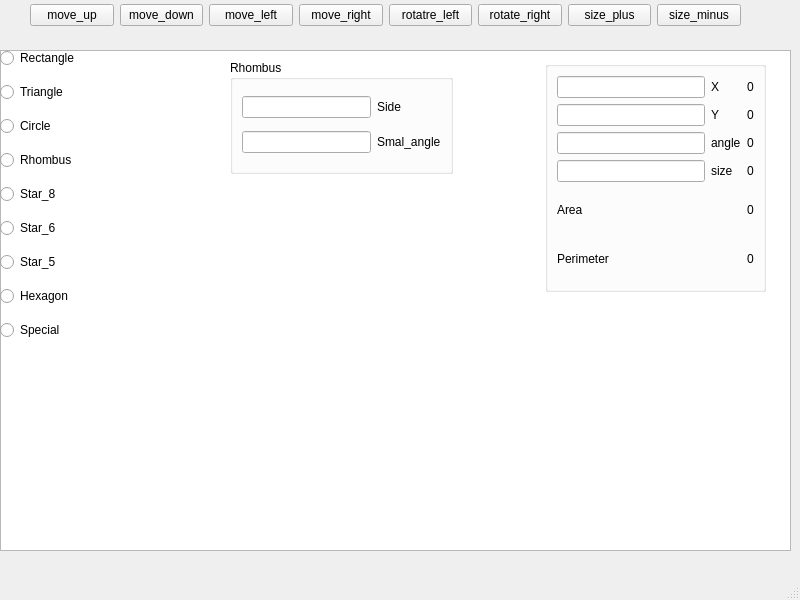
<?xml version="1.0" encoding="UTF-8"?>
<ui version="4.0">
 <class>MainWindow</class>
 <widget class="QMainWindow" name="MainWindow">
  <property name="geometry">
   <rect>
    <x>0</x>
    <y>0</y>
    <width>800</width>
    <height>600</height>
   </rect>
  </property>
  <property name="windowTitle">
   <string>MainWindow</string>
  </property>
  <widget class="QWidget" name="centralwidget">
   <widget class="QGraphicsView" name="graphicsView">
    <property name="geometry">
     <rect>
      <x>0</x>
      <y>50</y>
      <width>791</width>
      <height>501</height>
     </rect>
    </property>
   </widget>
   <widget class="QWidget" name="layoutWidget">
    <property name="geometry">
     <rect>
      <x>0</x>
      <y>40</y>
      <width>97</width>
      <height>311</height>
     </rect>
    </property>
    <layout class="QVBoxLayout" name="verticalLayout">
     <item>
      <widget class="QRadioButton" name="Rectangle">
       <property name="text">
        <string>Rectangle</string>
       </property>
      </widget>
     </item>
     <item>
      <widget class="QRadioButton" name="Triangle">
       <property name="text">
        <string>Triangle</string>
       </property>
      </widget>
     </item>
     <item>
      <widget class="QRadioButton" name="Circle">
       <property name="text">
        <string>Circle</string>
       </property>
      </widget>
     </item>
     <item>
      <widget class="QRadioButton" name="Rhombus">
       <property name="text">
        <string>Rhombus</string>
       </property>
      </widget>
     </item>
     <item>
      <widget class="QRadioButton" name="Star_8">
       <property name="text">
        <string>Star_8</string>
       </property>
      </widget>
     </item>
     <item>
      <widget class="QRadioButton" name="Star_6">
       <property name="text">
        <string>Star_6</string>
       </property>
      </widget>
     </item>
     <item>
      <widget class="QRadioButton" name="Star_5">
       <property name="text">
        <string>Star_5</string>
       </property>
      </widget>
     </item>
     <item>
      <widget class="QRadioButton" name="Hexagon">
       <property name="text">
        <string>Hexagon</string>
       </property>
      </widget>
     </item>
     <item>
      <widget class="QRadioButton" name="Special">
       <property name="text">
        <string>Special</string>
       </property>
      </widget>
     </item>
    </layout>
   </widget>
   <widget class="QWidget" name="layoutWidget">
    <property name="geometry">
     <rect>
      <x>30</x>
      <y>0</y>
      <width>711</width>
      <height>31</height>
     </rect>
    </property>
    <layout class="QHBoxLayout" name="horizontalLayout">
     <item>
      <widget class="QPushButton" name="move_up">
       <property name="text">
        <string>move_up</string>
       </property>
      </widget>
     </item>
     <item>
      <widget class="QPushButton" name="move_down">
       <property name="text">
        <string>move_down</string>
       </property>
      </widget>
     </item>
     <item>
      <widget class="QPushButton" name="move_left">
       <property name="text">
        <string>move_left</string>
       </property>
      </widget>
     </item>
     <item>
      <widget class="QPushButton" name="move_right">
       <property name="text">
        <string>move_right</string>
       </property>
      </widget>
     </item>
     <item>
      <widget class="QPushButton" name="rotate_left">
       <property name="text">
        <string>rotatre_left</string>
       </property>
      </widget>
     </item>
     <item>
      <widget class="QPushButton" name="rotate_right">
       <property name="text">
        <string>rotate_right</string>
       </property>
      </widget>
     </item>
     <item>
      <widget class="QPushButton" name="size_plus">
       <property name="text">
        <string>size_plus</string>
       </property>
      </widget>
     </item>
     <item>
      <widget class="QPushButton" name="size_minus">
       <property name="text">
        <string>size_minus</string>
       </property>
      </widget>
     </item>
    </layout>
   </widget>
   <widget class="QGroupBox" name="groupBox">
    <property name="geometry">
     <rect>
      <x>545</x>
      <y>61</y>
      <width>221</width>
      <height>231</height>
     </rect>
    </property>
    <property name="title">
     <string/>
    </property>
    <layout class="QGridLayout" name="gridLayout">
     <item row="3" column="0">
      <widget class="QLineEdit" name="Enter_y_pos"/>
     </item>
     <item row="5" column="0">
      <widget class="QLineEdit" name="Enter_size"/>
     </item>
     <item row="5" column="1">
      <widget class="QLabel" name="label_4">
       <property name="text">
        <string>size</string>
       </property>
      </widget>
     </item>
     <item row="7" column="2">
      <widget class="QLabel" name="Perimetr">
       <property name="text">
        <string>0</string>
       </property>
      </widget>
     </item>
     <item row="0" column="1">
      <widget class="QLabel" name="label">
       <property name="text">
        <string>X</string>
       </property>
      </widget>
     </item>
     <item row="0" column="0">
      <widget class="QLineEdit" name="Enter_x_pos"/>
     </item>
     <item row="3" column="1">
      <widget class="QLabel" name="label_3">
       <property name="text">
        <string>Y</string>
       </property>
      </widget>
     </item>
     <item row="4" column="0">
      <widget class="QLineEdit" name="Enter_angle"/>
     </item>
     <item row="0" column="2">
      <widget class="QLabel" name="X_pos">
       <property name="text">
        <string>0</string>
       </property>
      </widget>
     </item>
     <item row="3" column="2">
      <widget class="QLabel" name="Y_pos">
       <property name="text">
        <string>0</string>
       </property>
      </widget>
     </item>
     <item row="4" column="1">
      <widget class="QLabel" name="label_2">
       <property name="text">
        <string>angle</string>
       </property>
      </widget>
     </item>
     <item row="6" column="2">
      <widget class="QLabel" name="Area">
       <property name="text">
        <string>0</string>
       </property>
      </widget>
     </item>
     <item row="4" column="2">
      <widget class="QLabel" name="angle">
       <property name="text">
        <string>0</string>
       </property>
      </widget>
     </item>
     <item row="6" column="0" colspan="2">
      <widget class="QLabel" name="label_5">
       <property name="text">
        <string>Area</string>
       </property>
      </widget>
     </item>
     <item row="7" column="0">
      <widget class="QLabel" name="label_7">
       <property name="text">
        <string>Perimeter</string>
       </property>
      </widget>
     </item>
     <item row="5" column="2">
      <widget class="QLabel" name="size">
       <property name="text">
        <string>0</string>
       </property>
      </widget>
     </item>
    </layout>
   </widget>
   <widget class="QGroupBox" name="groupBox_2">
    <property name="geometry">
     <rect>
      <x>230</x>
      <y>60</y>
      <width>223</width>
      <height>114</height>
     </rect>
    </property>
    <property name="title">
     <string>Rhombus</string>
    </property>
    <layout class="QGridLayout" name="gridLayout_2">
     <item row="0" column="0">
      <widget class="QLineEdit" name="side"/>
     </item>
     <item row="0" column="1">
      <widget class="QLabel" name="label_6">
       <property name="text">
        <string>Side</string>
       </property>
      </widget>
     </item>
     <item row="1" column="0">
      <widget class="QLineEdit" name="angle_2"/>
     </item>
     <item row="1" column="1">
      <widget class="QLabel" name="label_8">
       <property name="text">
        <string>Smal_angle</string>
       </property>
      </widget>
     </item>
    </layout>
   </widget>
  </widget>
  <widget class="QMenuBar" name="menubar">
   <property name="geometry">
    <rect>
     <x>0</x>
     <y>0</y>
     <width>800</width>
     <height>25</height>
    </rect>
   </property>
  </widget>
  <widget class="QStatusBar" name="statusbar"/>
 </widget>
 <resources/>
 <connections/>
</ui>
